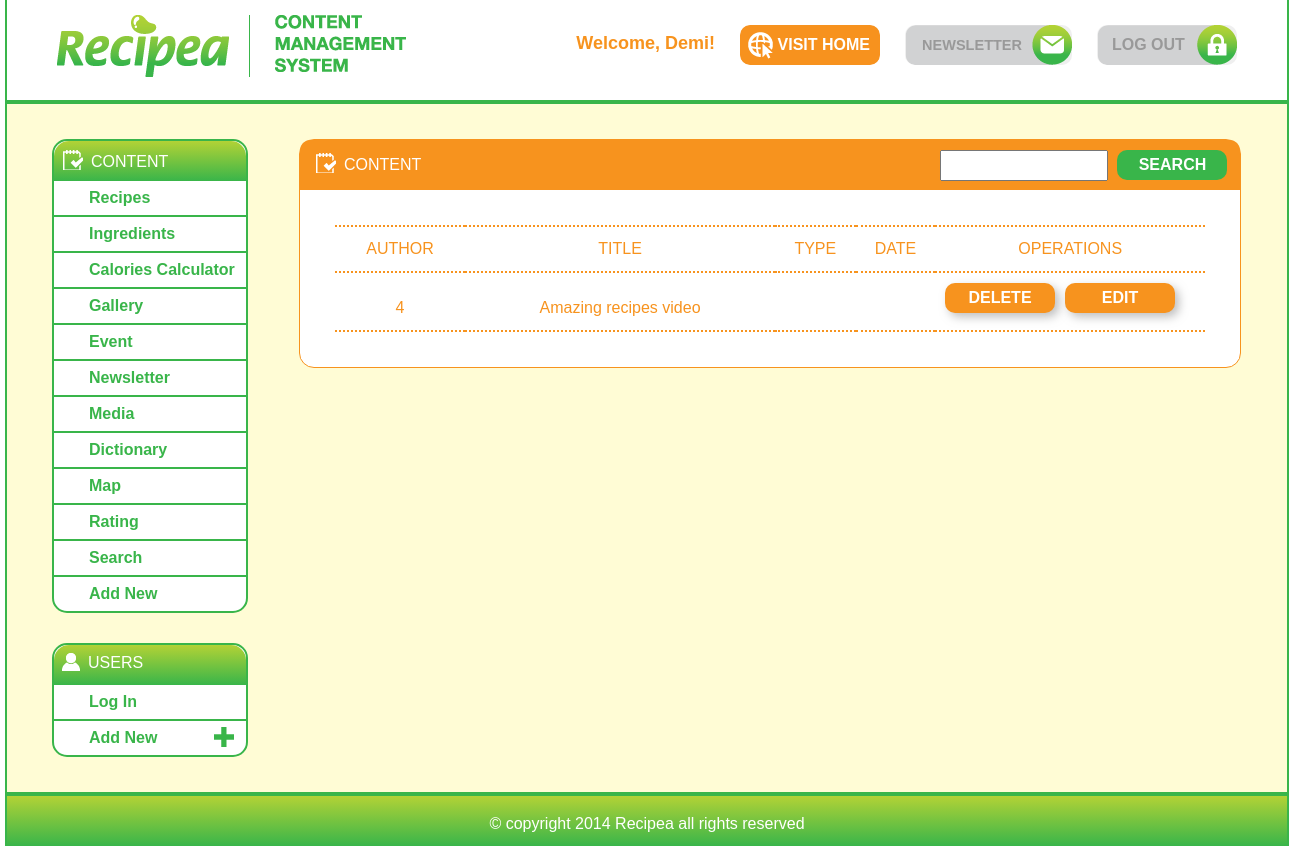
/admin/admin_foodnetwork.php (signed in), run on an earlier commit of the app's database.
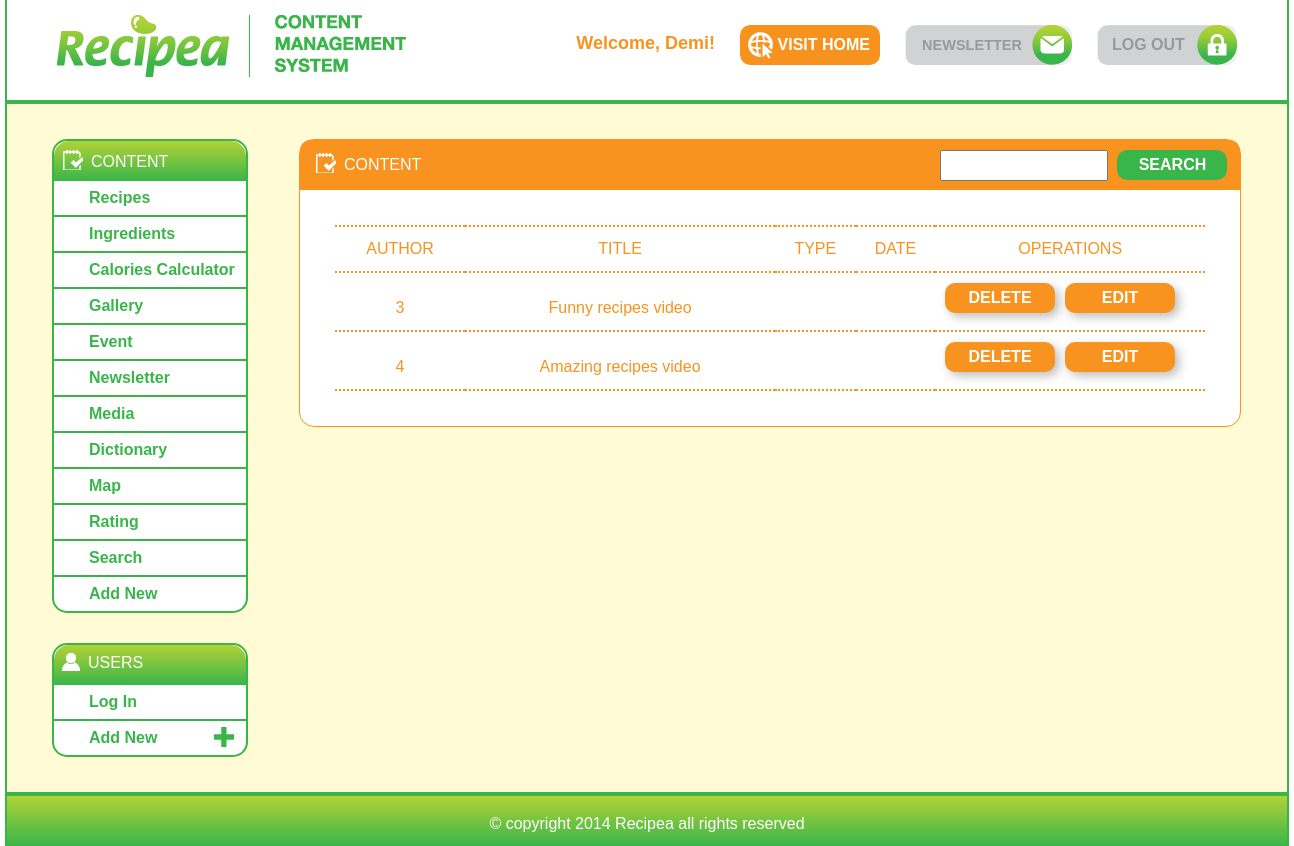
And on a later commit of the database.
### tables this page shows
CREATE TABLE IF NOT EXISTS `media` (
    `idMedia` INT(11) NOT NULL AUTO_INCREMENT,
    `title` VARCHAR(45) NOT NULL,
    `content` VARCHAR(255) NOT NULL,
    `video` VARCHAR(45) NOT NULL,
    `picture` VARCHAR(45) NOT NULL,
    `userId` INT(11) NOT NULL,
    PRIMARY KEY (`idMedia`),
    INDEX `fk_media_idx` (`userId` ASC),
    CONSTRAINT `fk_media` FOREIGN KEY (`userId`)
        REFERENCES `admin` (`userId`)
        ON DELETE NO ACTION ON UPDATE NO ACTION
);

### Class_Folder/mediaClass.php (called while the page is built, shortened)
<?php
class mediaClass {
     public function getMedias(){
        $db = database::getDB();
        $query = "SELECT * FROM media ORDER BY idMedia";
        $medias =$db->query($query);
        return $medias;
    }
}
?>

### admin/admin_foodnetwork.php (the view, shortened to what this page needs)
<?php
  require_once '../Class_Folder/mediaClass.php';
  $newMedia = new mediaClass();
  $medias = $newMedia->getMedias();
   if((($_SESSION['myusername']))){
?>
<!DOCTYPE html>
<html lang="en">
    <head>
    <link rel="stylesheet" href="css/admin_style.css" />
    </head>
    <body>
        <?php require_once 'admin_header.php'; ?>
        <?php require_once 'admin_navigation.php'; ?>
        <section>
            <article id="main">
                <div id="articleHead"><img id="content_icon2" src="img/master/content_icon.png" alt="Content Icon">CONTENT</div>
                <div id="articleHeadR">
                    <form id="form" method="get" action="http://www.google.com">
                    <input id="searchbox" type="search" name="search">
                    <button id="searchbutton" class="roundcorner" type="button">SEARCH</button>
                    </form>
                </div>
                <table>
                    <thead>
                        <tr>
                            <td>AUTHOR</td>
                            <td>TITLE</td>
                            <td>TYPE</td>
                            <td>DATE</td>
                            <td>OPERATIONS</td>
                        </tr>
                            <?php foreach ($medias as $media): ?>
                    <tbody>
                        <tr>
                            <td><?php echo $media['userId'] ?></td>
                            <td><?php echo $media['title'] ?></td>
                            <td><?php echo $media['type'] ?></td>
                            <td><?php echo $media['uploadDate'] ?></td>
                            <td>
                                <form action ="admin_updateFoodnetwork.php" method="post" id="foodnetwork_update" name="foodnetwork_update" >
                                    <input id="editbutton" type="submit" class="roundcorner" value="EDIT" />
                                </form>
                                <form action="../functions/DelFoodnetwork.php" method="post" id="foodnetwork_del" name="foodnetwork_del">
                                    <input id="deletebutton" type="submit" class="roundcorner" value="DELETE" />
                                </form>
                            </td>
                        </tr>
                            <?php endforeach; ?>
                         </table>
            </article>
        </section>
        </div>
        <?php require_once 'admin_footer.php'; ?>
    </body>
</html>
   <?php } else{
        header("location:../index.php");}
    ?>

### admin/admin_header.php (shortened to what this page needs)
<html lang="en">
    <head>
    <link rel="stylesheet" href="css/admin_style.css" />
    </head>
    <body>
        <div class="wrapper">
            <header>
                <div class="clearfix">
                    <figure><a href="admin_master.php"><img id="logo" src="img/master/logo.png" alt="Recipea Logo"></a></figure>
                    <figure><img id="title" src="img/master/title.png" alt="CMS title"></figure>
                <div id="headerR">
                    <button id="<?php
                                    if(isset($_SESSION['myusername']) || !empty($_SESSION['myusername'])){ echo 'login';}
                                    else { echo 'logout'; }
                                ?>"
                    class="roundcorner" type="button">
                        <?php
                            if(isset($_SESSION['myusername']) || !empty($_SESSION['myusername'])){ echo '<a href="../logout.php" style="color:#999999"> LOG OUT </a>';}
                            else { echo 'LOG IN'; }
                        ?>
                    </button>
                    <a href="admin_newsletterform.php"><button id="newsletter" class="roundcorner" type="button">NEWSLETTER</button></a>
                    <a href="../index.php"><button id="linktohome" class="roundcorner" type="button">VISIT HOME</button></a>
                    <p id="welcome">
                        <?php
                            if(isset($_SESSION['myusername']) || !empty($_SESSION['myusername'])){ echo 'Welcome, ' . ($_SESSION["myusername"] . '!');}
                        ?>
                    </p>
                </div>
                </div>
            </header>

### admin/admin_navigation.php (shortened to what this page needs)
<!DOCTYPE html>
<html>
    <html lang="en">
    <head>
    <link rel="stylesheet" href="css/admin_style.css" />
    </head>
    <body>
        <div class="clearfix">
            <aside>
                <nav>
                    <ul class="sidebar">
                        <li class="barHead"><img id="content_icon" src="img/master/content_icon.png" alt="Content Icon">CONTENT</li>
                        <li class="barEach"><a href="recipe.php">Recipes</a></li>
                        <li class="barEach"><a href="ingredient.php">Ingredients</a></li>
                        <li class="barEach"><a href="admin_calorie.php">Calories Calculator</a></li>
                        <li class="barEach"><a href="admin_imagegallery.php">Gallery</a></li>
                        <li class="barEach"><a href="events-adm.php">Event</a></li>
                        <li class="barEach"><a href="admin_newsletter.php">Newsletter</a></li>
                        <li class="barEach"><a href="admin_foodnetwork.php">Media</a></li>
                        <li class="barEach"><a href="admin_dictionary.php">Dictionary</a></li>
                        <li class="barEach"><a href="world-map-adm.php">Map</a></li>
                        <li class="barEach"><a href="rating-adm.php">Rating</a></li>
                        <li class="barEach"><a href="">Search</a></li>
                        <li class="barlessEach"><a href="#">Add New<img class="plusTop" src="img/master/add.png" alt="Add icon"></a></li>
                    </ul>
                    <ul class="sidebar">
                        <li class="barHead"><img id="users" src="img/master/users.png" alt="Users Icon">USERS</li>
                        <li class="barEach"><a href="admin_login.php">Log In</a></li>
                        <li class="barlessEach"><a href="#">Add New<img class="plusBottom" src="img/master/add.png" alt="Add icon"></a></li>
                    </ul>
                </nav>
            </aside>
    </body>
</html>

### admin/admin_footer.php (shortened to what this page needs)
<!DOCTYPE html>
<html>
    <html lang="en">
    <head>
    <link rel="stylesheet" href="css/admin_style.css" />
    </head>
    <body>
            <footer class="gradient">
                <P>&copy; copyright 2014 Recipea all rights reserved</P>
            </footer>
    </body>
</html>

What changed in the data, as far as the page shows it:
added media: userId "3", title "Funny recipes video"
